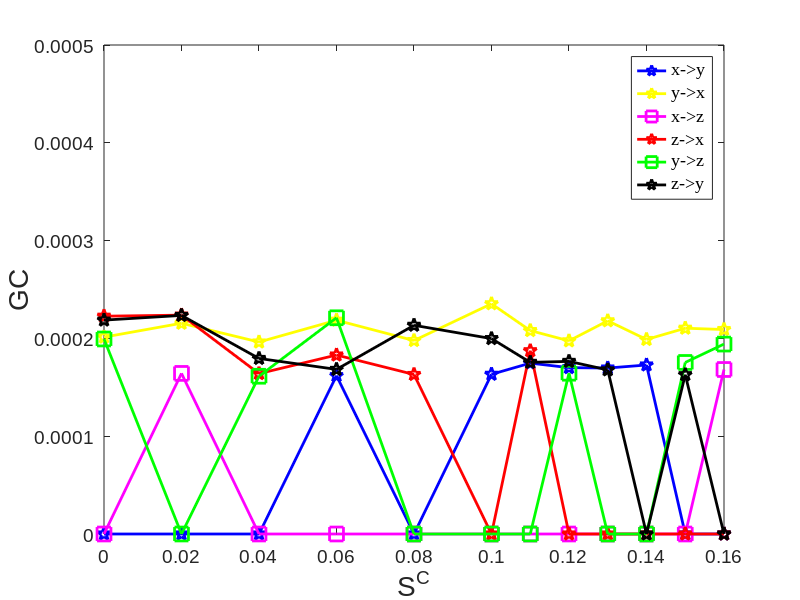

The MATLAB source for this figure:
%% Fig9_Case4_HH_Three_Neurons_LinearGC
% x->y, x->z
C=[0 0.02 0.04 0.06 0.08 0.1 0.11 0.12 0.13 0.14 0.15 0.16];
gc_zero_line=1.6132e-04;
noise=1;
significant=1;
if significant==0
%% GC results no significant test
if noise==0
GC_xy=[0.3191e-04 0.3118e-04 0.3155e-04 0.2960e-04 0.3204e-04 0.3232e-04 0.3167e-04 0.3167e-04 0.3257e-04 0.3302e-04 0.3157e-04 0.2965e-04];  % 
GC_xz=[0.1228e-04 0.2978e-04 0.1583e-04 0.0970e-04 0.0775e-04 0.2084e-04 0.1269e-04 0.1272e-04 0.0252e-04 0.1687e-04 0.1531e-04 0.4931e-04];
GC_yx=[0.3581e-04 0.3595e-04 0.3595e-04 0.3610e-04 0.3462e-04 0.3726e-04 0.3686e-04 0.3681e-04 0.3591e-04 0.3731e-04 0.3718e-04 0.3961e-04];  %
GC_yz=[0.1337e-04 0.0802e-04 0.0422e-04 0.5424e-04 0.0004e-04 0.0118e-04 0.0198e-04 0.0329e-04 0.0115e-04 0.0299e-04 0.0445e-04 0.3639e-04];
GC_zx=[0.1411e-04 0.2962e-04 0.1121e-04 0.0499e-04 0.1554e-04 0.1979e-04 0.1311e-04 0.1267e-04 0.0070e-04 0.1544e-04 0.0966e-04 0.5419e-04];
GC_zy=[0.1509e-04 0.0654e-04 0.0328e-04 0.5052e-04 0.0210e-04 0.0760e-04 0.0001e-04 0.0001e-04 0.0906e-04 0.1615e-04 0.0008e-04 0.2358e-04];
else
GC_xy=[0.1263e-03 0.1591e-03 0.1434e-03 0.1619e-03 0.1376e-03 0.1633e-03 0.1747e-03 0.1701e-03 0.1697e-03 0.1728e-03 0.1551e-03 0.1451e-03];  % 
GC_xz=[0.1523e-03 0.1642e-03 0.1462e-03 0.1376e-03 0.1141e-03 0.1173e-03 0.1281e-03 0.1084e-03 0.1202e-03 0.1093e-03 0.1549e-03 0.1682e-03];
GC_yx=[0.2013e-03 0.2155e-03 0.1963e-03 0.2186e-03 0.1978e-03 0.2354e-03 0.2080e-03 0.1975e-03 0.2180e-03 0.1989e-03 0.2104e-03 0.2091e-03];  %
GC_yz=[0.1994e-03 0.1268e-03 0.1613e-03 0.2211e-03 0.1372e-03 0.1383e-03 0.1315e-03 0.1644e-03 0.1482e-03 0.1473e-03 0.1754e-03 0.1942e-03];
GC_zx=[0.2227e-03 0.2238e-03 0.1640e-03 0.1830e-03 0.1631e-03 0.1380e-03 0.1874e-03 0.1569e-03 0.1145e-03 0.1420e-03 0.1520e-03 0.1413e-03];
GC_zy=[0.2187e-03 0.2235e-03 0.1795e-03 0.1683e-03 0.2134e-03 0.1998e-03 0.1755e-03 0.1765e-03 0.1678e-03 0.1443e-03 0.1629e-03 0.1247e-03];
end
else
%% GC2 results have significant test
if noise==0
GC_xy=[0.3191e-04 0.3118e-04 0.3155e-04 0.2960e-04 0.3204e-04 0.3232e-04 0.3167e-04 0.3167e-04 0.3257e-04 0.3302e-04 0.3157e-04 0.2965e-04];  % 
GC_xz=[0 0.2978e-04 0.1583e-04 0 0 0.2084e-04 0 0 0 0.1687e-04 0.1531e-04 0.4931e-04];
GC_yx=[0.3581e-04 0.3595e-04 0.3595e-04 0.3610e-04 0.3462e-04 0.3726e-04 0.3686e-04 0.3681e-04 0.3591e-04 0.3731e-04 0.3718e-04 0.3961e-04];  %
GC_yz=[0 0 0 0.5424e-04 0 0 0 0 0 0 0 0.3639e-04];
GC_zx=[0 0.2962e-04 0 0 0.1554e-04 0.1979e-04 0 0 0 0.1544e-04 0 0.5419e-04];
GC_zy=[0 0 0 0.5052e-04 0 0 0 0 0 0.1615e-04 0 0.2358e-04];
else
GC_xy=[0 0 0 0.1619e-03 0 0.1633e-03 0.1747e-03 0.1701e-03 0.1697e-03 0.1728e-03 0 0];  % 
GC_xz=[0 0.1642e-03 0 0 0 0 0 0 0 0 0 0.1682e-03];
GC_yx=[0.2013e-03 0.2155e-03 0.1963e-03 0.2186e-03 0.1978e-03 0.2354e-03 0.2080e-03 0.1975e-03 0.2180e-03 0.1989e-03 0.2104e-03 0.2091e-03];  %
GC_yz=[0.1994e-03 0 0.1613e-03 0.2211e-03 0 0 0 0.1644e-03 0 0 0.1754e-03 0.1942e-03];
GC_zx=[0.2227e-03 0.2238e-03 0.1640e-03 0.1830e-03 0.1631e-03 0 0.1874e-03 0 0 0 0 0];
GC_zy=[0.2187e-03 0.2235e-03 0.1795e-03 0.1683e-03 0.2134e-03 0.1998e-03 0.1755e-03 0.1765e-03 0.1678e-03 0 0.1629e-03 0];   
end
end

% Plot
h0=figure;
clf;
plot(C,GC_xy,'MarkerSize',10,'Marker','p','LineWidth',2,...
'Color',[0 0 1]);hold on
plot(C,GC_yx,'MarkerSize',10,'Marker','p','LineWidth',2,...
'Color',[1 1 0]);
plot(C,GC_xz,'MarkerSize',10,'Marker','s','LineWidth',2,...
'Color',[1 0 1]);
plot(C,GC_zx,'MarkerSize',10,'Marker','p','LineWidth',2,...
'Color',[1 0 0]);
plot(C,GC_yz,'MarkerSize',10,'Marker','s','LineWidth',2,...
'Color',[0 1 0]);
plot(C,GC_zy,'MarkerSize',10,'Marker','p','LineWidth',2,...
'Color',[0 0 0]);
% Legend 
% Legend 
hleg1 =legend('x->y','y->x','x->z','z->x','y->z','z->y','northeast');
set(hleg1,'Location','northeast') 
set(hleg1,'FontName','Times New Roman','FontSize',18,'FontWeight','normal')
 
axis([0 0.16 0 0.5e-03])
set(gca, 'XTick', 0:0.02:0.16); 
% set(gca, 'YTick',0:0.02:0.65);

% Create axis font size
set(gca,'FontName','Arial','FontSize',14)
% Create xlabel
xlabel({'S^C'},'FontSize',20,'FontName','Arial');
% Create ylabel
ylabel({'GC'},'FontSize',20,'FontName','Arial');

%%
if noise==0
print(h0,'-depsc2','-r300','LinearGC_HH_Three_Neurons_Fig9.eps')
else
print(h0,'-depsc2','-r300','LinearGC_Noise_HH_Three_Neurons_Fig9.eps')    
end